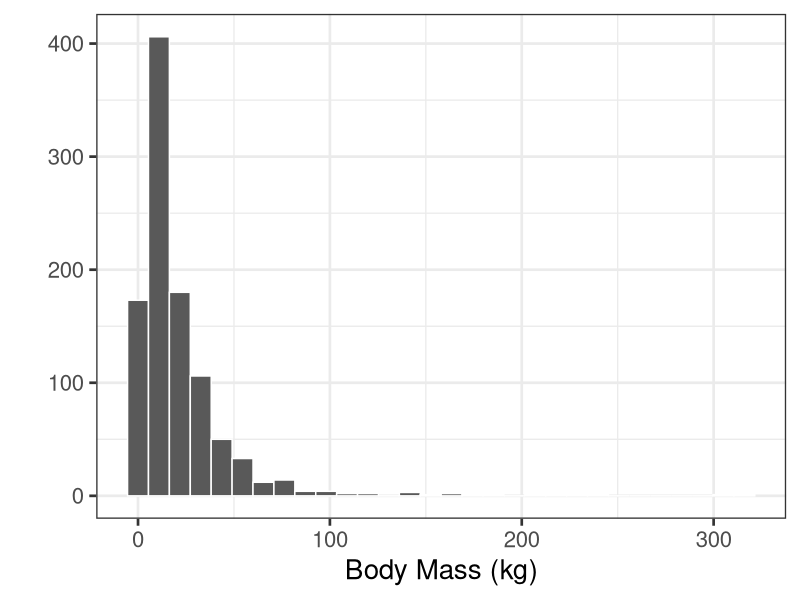
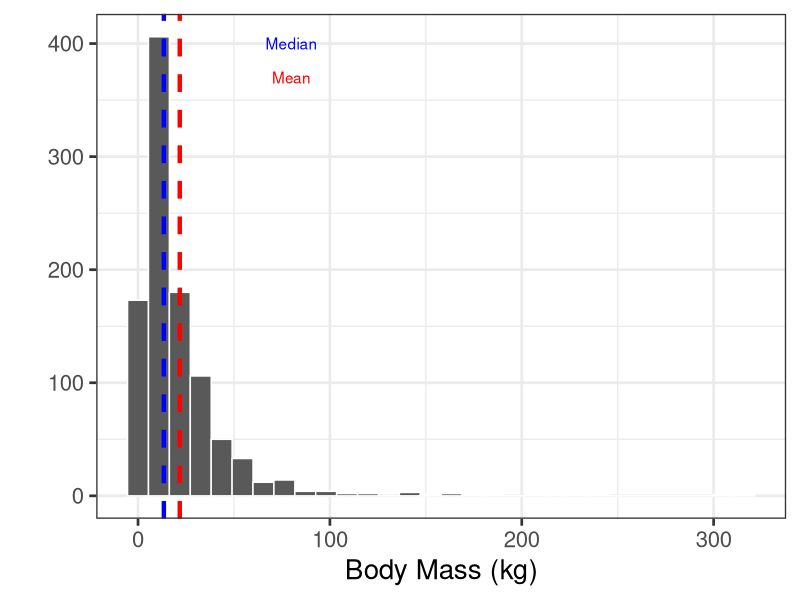
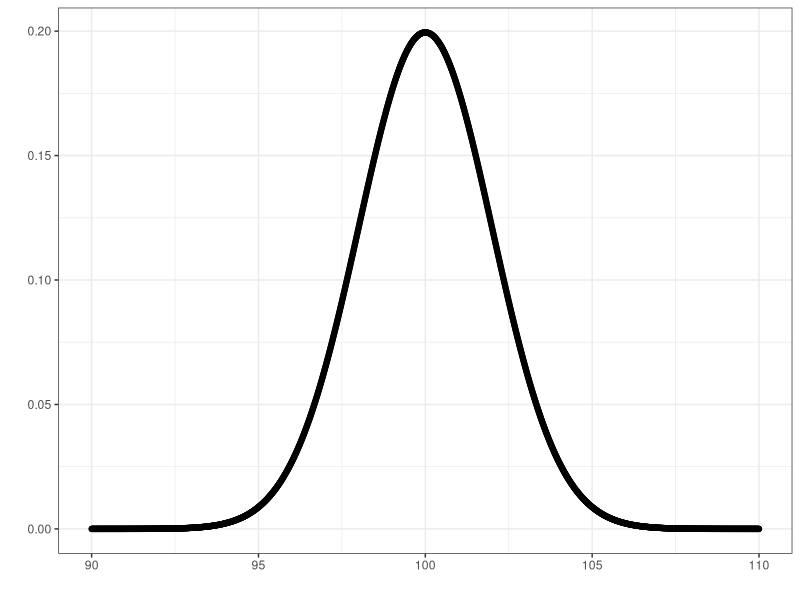

These figures' R source, in order:
## ---- chunk 1
library(ggplot2)
mammalmass <- rlnorm(1000, meanlog = 2.6)
bmplot <- qplot(mammalmass, xlab="Body Mass (kg)", color=I("white")) + theme_bw(20)
bmplot
## ---- chunk 2
bmplot + 
  geom_vline(xintercept = mean(mammalmass), color = "red", linetype = "dashed", size=1.5) + 
  geom_vline(xintercept = median(mammalmass), color = "blue", linetype="dashed", size=1.5) + 
  annotate("text", x=80, y=400, color="blue", label="Median") + 
  annotate("text", x=80, y=370, color="red", label="Mean") 
## ---- chunk 3
xvals <- seq(90, 110,0.01)
qplot(x=xvals, y=dnorm(xvals, mean=100, sd=2)) + theme_bw() + labs(x="", y="")
